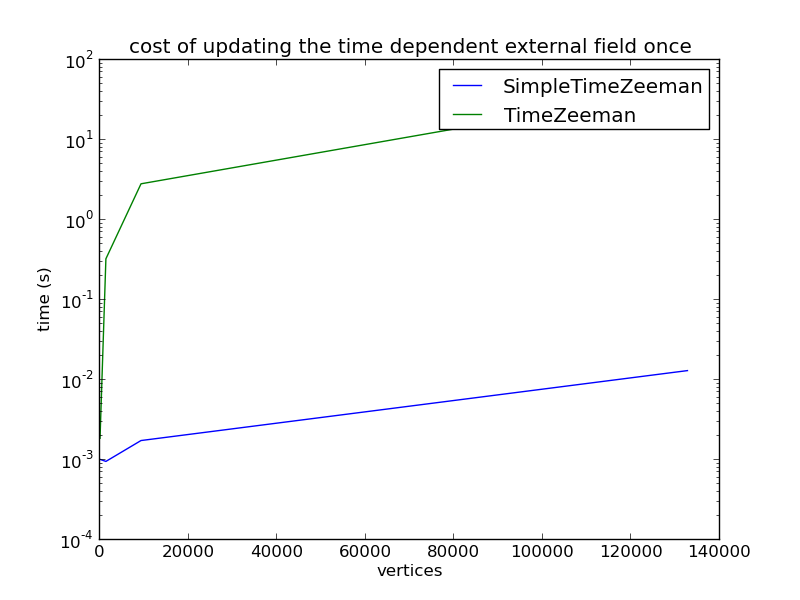

Python code for this plot:
import time
import numpy as np
import dolfin as df
import matplotlib.pyplot as plt
from finmag.energies import TimeZeeman

TOL = 1e-10

class SimpleTimeZeeman(object):
    """
    Works similar to TimeZeeman, except it generates the field using
    a python function and not a dolfin expression.

    """
    def __init__(self, ignore_this_param):
        self.in_jacobian = False

    def setup(self, S3, m, Ms, unit_length=1):
        self.mesh_coordinates = S3.mesh().coordinates()
        self.H = np.zeros((3, self.mesh_coordinates.shape[0]))

    def update(self, t):
        self.t = t
        self.H[2] = H0 * np.sin(t)

    def compute_field(self):
        return self.H.ravel()

H0 = 1
H_ext_expr = df.Expression(("0.0", "0.0", "H0 * sin(t)"), H0=H0, t=0.0)
steps = 10
ts = np.linspace(0, 1*np.pi, steps)
H_ref = H0 * np.sin(ts)

for Zee in [SimpleTimeZeeman, TimeZeeman]:
    print "Running with {}.".format(Zee.__name__)
    vertices = []
    times = []
    for div in [1, 10, 20, 50]:
        mesh = df.Box(0, 0, 0, 100, 100, 100, div, div, div)
        vertices.append(mesh.num_vertices())
        print "\t mesh with {} vertices...".format(mesh.num_vertices())
        S3 = df.VectorFunctionSpace(mesh, "Lagrange", 1)
        m = df.Function(S3)
        Ms = 1
        unit_length = 1e-9

        H = Zee(H_ext_expr)
        H.setup(S3, m, Ms, unit_length)

        start = time.time()
        for i, t in enumerate(ts):
            print "\t\t step {}/{}...".format(i+1, steps)
            H.update(t)
            field = H.compute_field().reshape((3, -1)).mean(1)
            assert abs(field[2] - H_ref[i]) < TOL
        stop = time.time()
        times.append(stop - start)
    plt.plot(vertices, times, label=Zee.__name__)
plt.xlabel("vertices")
plt.ylabel("time (s)")
plt.yscale("log")
plt.legend()
plt.title("cost of updating the time dependent external field once")
plt.savefig("updating_Zeeman.png")
